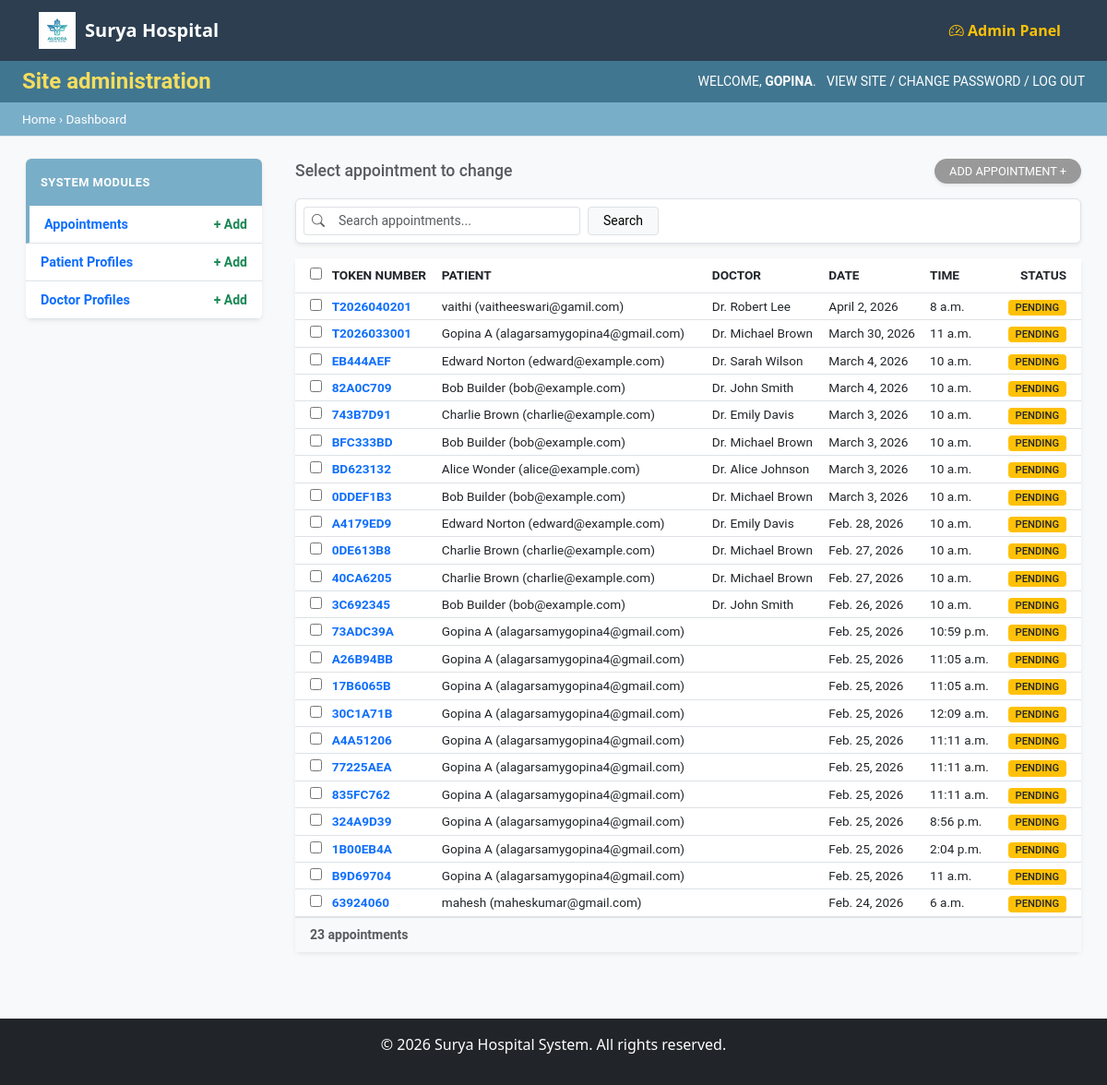
The page /admin-dashboard/ (signed in) on the database as committed earlier.
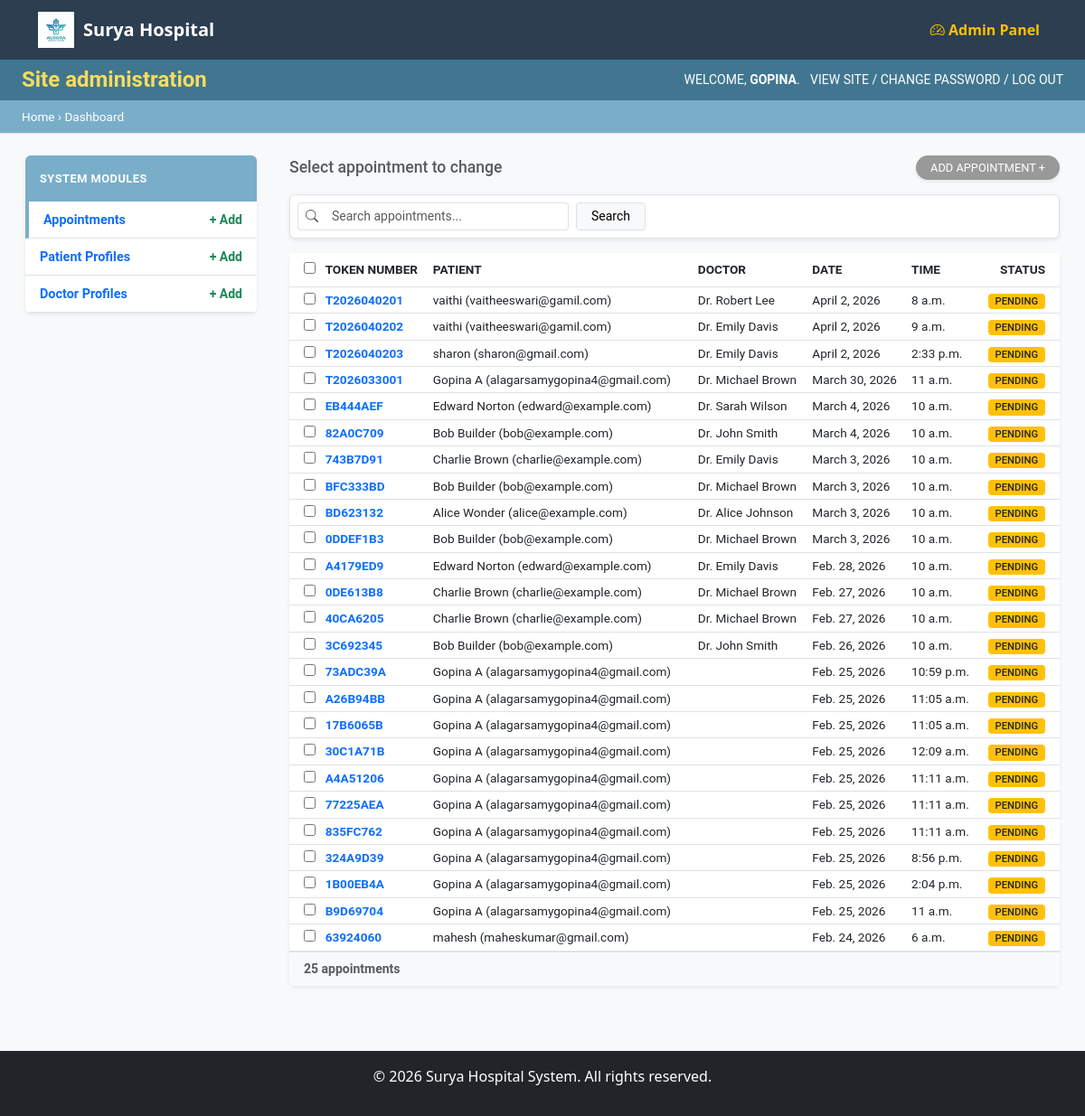
The same page on the database as committed later.
### appointments/models.py (models this page shows, shortened)
class Appointment(models.Model):
    STATUS_CHOICES = [
        ('pending', 'Pending / Waiting'),
        ('completed', 'Completed'),
        ('cancelled', 'Cancelled'),
    ]
    patient_name = models.CharField(max_length=100)
    patient_email = models.EmailField()
    patient_phone = models.CharField(max_length=20)
    doctor = models.ForeignKey(Doctor, on_delete=models.SET_NULL, null=True, blank=True)
    appointment_date = models.DateField()
    appointment_time = models.TimeField()
    reason = models.TextField()
    status = models.CharField(max_length=20, choices=STATUS_CHOICES, default='pending')
    token_number = models.CharField(max_length=20, editable=False, null=True, blank=True)
    created_at = models.DateTimeField(auto_now_add=True)
    class Meta:
        ordering = ['-appointment_date']

class Doctor(models.Model):
    name = models.CharField(max_length=100)
    username = models.CharField(max_length=100, unique=True, null=True, blank=True)
    email = models.EmailField(unique=True, null=True, blank=True)
    password = models.CharField(max_length=100, null=True, blank=True)
    specialization = models.CharField(max_length=100)
    department = models.ForeignKey(Department, on_delete=models.SET_NULL, null=True, blank=True, related_name='doctors')
    available_days = models.CharField(max_length=200, help_text="e.g., Monday, Tuesday, Wednesday")
    available_time_start = models.TimeField()
    available_time_end = models.TimeField()

### home/views.py (the view)
# urls.py: path('admin-dashboard/', views.admin_dashboard, name='admin_dashboard'),
def admin_dashboard(request):
    if not request.user.is_authenticated or not request.user.is_staff:
        return redirect('admin_login')
    patients = Patient.objects.all()
    appointments = Appointment.objects.all().order_by('-appointment_date')
    doctors = Doctor.objects.all()
    context = {
        'patients': patients,
        'appointments': appointments,
        'doctors': doctors,
    }
    return render(request, 'home/admin_dashboard.html', context)

### home/templates/home/admin_dashboard.html (shortened to what this page needs)
{% extends 'home/base.html' %}
{% block content %}
<div class="admin-wrapper" style="margin-top: -1.5rem; min-height: 100vh; background-color: #f8f9fa;">
    <div class="admin-header py-2 px-4 d-flex justify-content-between align-items-center"
        style="background-color: #417690; color: #f5dd5d;">
        <h1 class="h4 mb-0 fw-bold">Site administration</h1>
        <div class="admin-user-info small text-white">
            WELCOME, <span class="fw-bold">{{ request.user.username|upper }}</span>.
            <a href="{% url 'home' %}" class="text-white text-decoration-none ms-2">VIEW SITE</a> /
            <a href="/admin/password_change/" class="text-white text-decoration-none">CHANGE PASSWORD</a> /
            <a href="/admin/logout/" class="text-white text-decoration-none">LOG OUT</a>
        </div>
    </div>
    <div class="admin-breadcrumbs px-4 py-2 border-bottom"
        style="background-color: #79aec8; color: white; font-size: 0.85rem;">
        Home › Dashboard
    </div>
    <div class="container-fluid mt-4">
        <div class="row px-3">
            <div class="col-md-3 pe-4">
                <div class="admin-sidebar shadow-sm rounded bg-white overflow-hidden mb-4">
                    <div class="sidebar-section">
                        <div class="section-header p-3 fw-bold text-white ripple-effect"
                            style="background-color: #79aec8; font-size: 0.9rem; letter-spacing: 0.5px;">SYSTEM MODULES
                        </div>
                        <ul class="list-unstyled mb-0">
                            <li class="p-2 px-3 border-bottom d-flex justify-content-between align-items-center sidebar-item active"
                                onclick="showSection('appointments-sec')">
                                <span class="text-primary fw-bold"
                                    style="font-size: 0.9rem; cursor: pointer;">Appointments</span>
                                <div class="admin-actions">
                                    <a href="#" class="text-success text-decoration-none fw-bold small">+ Add</a>
                                </div>
                            </li>
                            <li class="p-2 px-3 border-bottom d-flex justify-content-between align-items-center sidebar-item"
                                onclick="showSection('patients-sec')">
                                <span class="text-primary fw-bold" style="font-size: 0.9rem; cursor: pointer;">Patient
                                    Profiles</span>
                                <div class="admin-actions">
                                    <a href="#" class="text-success text-decoration-none fw-bold small">+ Add</a>
                                </div>
                            </li>
                            <li class="p-2 px-3 border-bottom d-flex justify-content-between align-items-center sidebar-item"
                                onclick="showSection('doctors-sec')">
                                <span class="text-primary fw-bold" style="font-size: 0.9rem; cursor: pointer;">Doctor
                                    Profiles</span>
                                <div class="admin-actions">
                                    <a href="#" class="text-success text-decoration-none fw-bold small">+ Add</a>
                                </div>
                            </li>
                        </ul>
                    </div>
                </div>
            </div>
            <div class="col-md-9 text-dark">
                <div id="appointments-sec" class="admin-section">
                    <div class="d-flex justify-content-between align-items-center mb-3">
                        <h5 class="mb-0 text-muted" style="font-size: 1.1rem;">Select appointment to change</h5>
                        <button class="btn btn-secondary btn-sm rounded-pill px-3 shadow-sm"
                            style="background-color: #999; border: none; font-size: 0.8rem;">ADD APPOINTMENT +</button>
                    </div>
                    <div class="bg-white p-2 mb-3 border rounded shadow-sm d-flex align-items-center">
                        <div class="input-group input-group-sm" style="width: 300px;">
                            <span class="input-group-text bg-white border-end-0"><i
                                    class="bi bi-search text-muted"></i></span>
                            <input type="text" class="form-control border-start-0" placeholder="Search appointments...">
                        </div>
                        <button class="btn btn-light btn-sm ms-2 border px-3">Search</button>
                    </div>
                    <div class="card shadow-sm border-0">
                        <div class="card-body p-0">
                            <table class="table table-sm table-hover mb-0" style="font-size: 0.85rem;">
                                <thead style="background-color: #f8f8f8; color: #666;">
                                    <tr>
                                        <th class="ps-3 py-2"><input type="checkbox"></th>
                                        <th class="py-2 text-uppercase">Token Number</th>
                                        <th class="py-2 text-uppercase">Patient</th>
                                        <th class="py-2 text-uppercase">Doctor</th>
                                        <th class="py-2 text-uppercase">Date</th>
                                        <th class="py-2 text-uppercase">Time</th>
                                        <th class="py-2 pe-3 text-uppercase text-end">Status</th>
                                    </tr>
                                </thead>
                                <tbody>
                                    {% for appt in appointments %}
                                    <tr style="cursor: pointer;">
                                        <td class="ps-3"><input type="checkbox"></td>
                                        <td><a href="#" class="text-primary text-decoration-none fw-bold">{{ appt.token_number }}</a></td>
                                        <td>{{ appt.patient_name }} ({{ appt.patient_email }})</td>
                                        <td>{{ appt.doctor.name }}</td>
                                        <td>{{ appt.appointment_date }}</td>
                                        <td>{{ appt.appointment_time }}</td>
                                        <td class="pe-3 text-end">
                                            <span
                                                class="badge {% if appt.status == 'pending' %}bg-warning text-dark{% elif appt.status == 'confirmed' %}bg-info text-white{% else %}bg-secondary{% endif %}"
                                                style="font-size: 0.7rem; font-weight: 500; border-radius: 4px; padding: 3px 8px;">{{ appt.status|upper }}</span>
                                        </td>
                                    </tr>
                                    {% empty %}
                                    <tr>
                                        <td colspan="7" class="text-center py-4 text-muted">No appointments found.</td>
                                    </tr>
                                    {% endfor %}
                                </tbody>
                            </table>
                            <div class="p-2 px-3 border-top bg-light small fw-bold text-muted">
                                {{ appointments|length }} appointments
                            </div>
                        </div>
                    </div>
                </div>
            </div>
        </div>
    </div>
</div>
{% endblock %}

### home/templates/home/base.html (shortened to what this page needs)
{% load static %}
<!DOCTYPE html>
<html lang="en">
<head>
    <link href="https://cdn.jsdelivr.net/npm/bootstrap@5.3.0/dist/css/bootstrap.min.css" rel="stylesheet">
    <link rel="stylesheet" href="https://cdn.jsdelivr.net/npm/bootstrap-icons@1.11.1/font/bootstrap-icons.css">
</head>
<body>
    <nav class="navbar navbar-expand-lg navbar-dark">
        <div class="container">
            <a class="navbar-brand fw-bold d-flex align-items-center" href="{% url 'home' %}">
                <img src="{% static 'home/images/logo.png' %}" alt="Surya Hospital Logo" style="height: 40px; margin-right: 10px;">
                Surya Hospital
            </a>
            <div class="collapse navbar-collapse" id="navbarNav">
                <ul class="navbar-nav ms-auto align-items-center">
                    {% if user.is_authenticated and user.is_staff %}
                    <li class="nav-item"><a class="nav-link text-warning fw-bold" href="/admin/">
                        <i class="bi bi-speedometer2"></i> Admin Panel
                    </a></li>
                    {% endif %}
                </ul>
            </div>
        </div>
    </nav>
    <main class="py-4" style="overflow-x:hidden;">
        {% block content %}{% endblock %}
    </main>
    <footer class="bg-dark text-white text-center py-3 mt-5">
        <p>&copy; 2026 Surya Hospital System. All rights reserved.</p>
    </footer>
</body>
</html>

### home/templates/home/base.html (style rules this page uses)
body { background-color: #f8f9fa; }
.navbar { background-color: #2c3e50; }
main { overflow-x: hidden; }

### home/templates/home/admin_dashboard.html (style rules this page uses)
.admin-wrapper { font-family: "Roboto", "Lucida Grande", "DejaVu Sans", "Bitstream Vera Sans", Verdana, Arial, sans-serif; }
.sidebar-section .section-header { text-transform: uppercase; font-size: 0.8rem !important; }
.sidebar-item { cursor: pointer; transition: background 0.2s; }
.sidebar-item.active { border-left: 4px solid #79aec8; }

Rows that differ between the two databases and show on the page:
added Appointment: token_number "T2026040202", patient_name "vaithi", patient_email "vaitheeswari@gamil.com", doctor.name "Dr. Emily Davis", appointment_date "April 2, 2026", appointment_time "9 a.m.", status "PENDING"
added Appointment: token_number "T2026040203", patient_name "sharon", patient_email "sharon@gmail.com", doctor.name "Dr. Emily Davis", appointment_date "April 2, 2026", appointment_time "2:33 p.m.", status "PENDING"
Other text that changed with them:
{{ appointments|length }}: "23" → "25"
